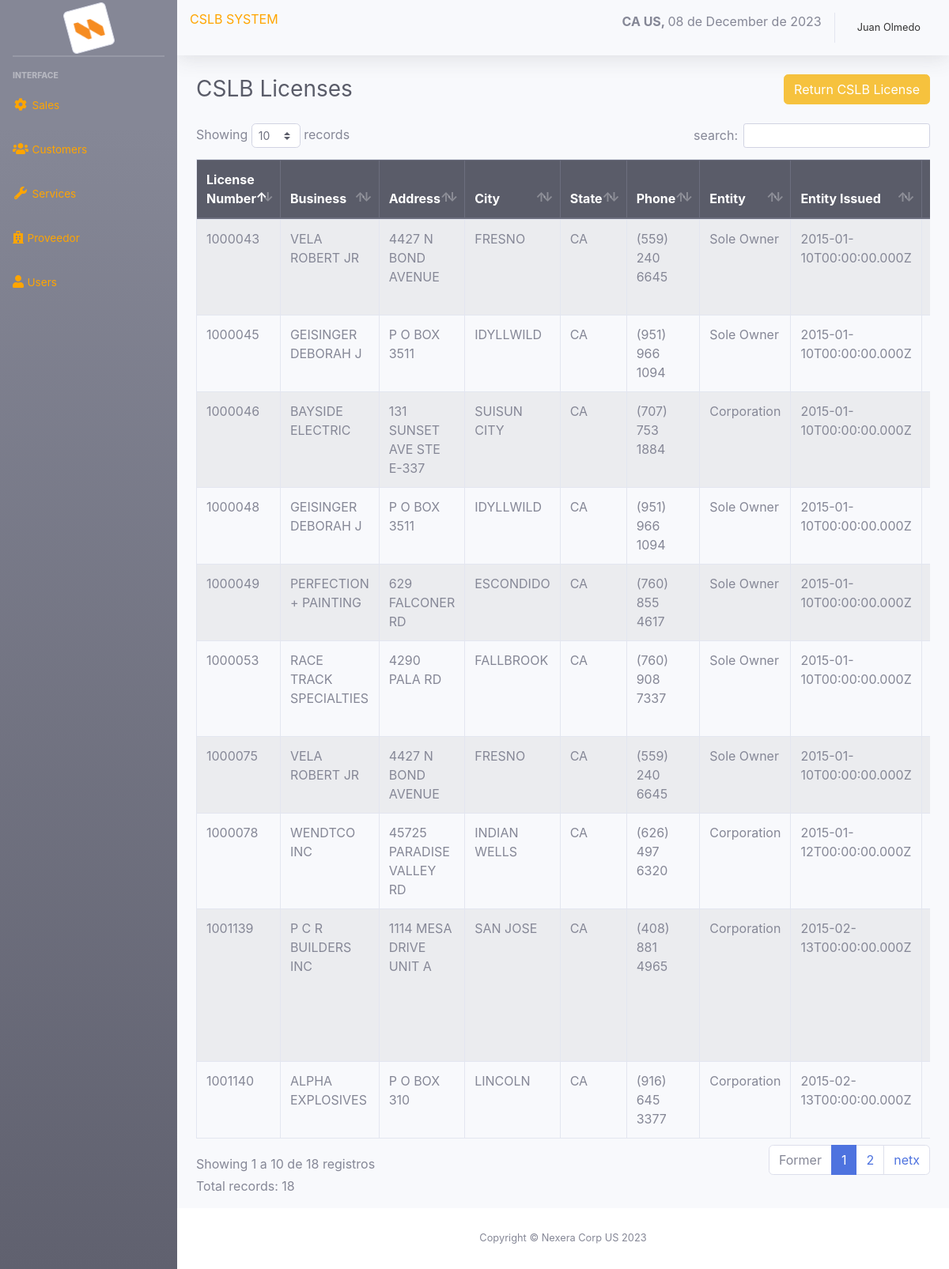
Screenshot of /sistema/cslb_potential.php (signed in) with the database file from the repository.
### tables this page shows
CREATE TABLE `cslb_data` (
  `id` int(11) NOT NULL,
  `numero_licencia` int(11) NOT NULL,
  `business` varchar(255) NOT NULL,
  `address` varchar(255) NOT NULL,
  `city` varchar(255) NOT NULL,
  `state` varchar(255) NOT NULL,
  `zip` int(11) NOT NULL,
  `phone` varchar(20) NOT NULL,
  `entity` varchar(255) NOT NULL,
  `entity_issued` varchar(255) NOT NULL,
  `entity_expire` varchar(255) NOT NULL,
  `classifications` varchar(255) NOT NULL,
  `workers_comp` varchar(255) NOT NULL,
  `status` varchar(255) NOT NULL,
  `effective_date` varchar(255) NOT NULL,
  `expire_date` varchar(255) NOT NULL,
  `ceo_primary` varchar(255) NOT NULL,
  `holder_type` varchar(255) NOT NULL,
  `notes` text DEFAULT NULL,
  `created_at` timestamp NOT NULL DEFAULT current_timestamp()
);

### sistema/includes/functions.php (called while the page is built, shortened)
<?php
	function fechaPeru(){
		$meses = array("", "January", "February", "March", "April", "May", "June", "July", "August", "September", "October", "November", "December");
		return date('d')." de ". $meses[date('n')] . " de " . date('Y');
	}
?>

### sistema/cslb_potential.php (the view, shortened to what this page needs)
<?php include_once "includes/header.php"; ?>
<div class="container-fluid">
    <div class="d-sm-flex align-items-center justify-content-between mb-4">
        <h1 class="h3 mb-0 text-gray-800">CSLB Licenses</h1>
        <a href="cslb_ca.gov.php" class="btn btn-warning">Return CSLB License</a>
    </div>
    <div class="row">
        <div class="col-lg-12">
            <div class="table-responsive">
                <table class="table table-striped table-bordered" id="table">
                    <thead class="thead-dark">
                        <tr>
                            <th>License Number</th>
                            <th>Business</th>
                            <th>Address</th>
                            <th>City</th>
                            <th>State</th>
                            <th>Phone</th>
                            <th>Entity</th>
                            <th>Entity Issued</th>
                            <th>Entity Expire</th>
                        </tr>
                    </thead>
                    <tbody>
                        <?php
                        include "../conexion.php";
                        $query = mysqli_query($conexion, "SELECT * FROM cslb_data");
                        $result = mysqli_num_rows($query);
                        if ($result > 0) {
                            while ($data = mysqli_fetch_assoc($query)) {
                                ?>
                                <tr>
                                    <td><?php echo $data['numero_licencia']; ?></td>
                                    <td><?php echo $data['business']; ?></td>
                                    <td><?php echo $data['address']; ?></td>
                                    <td><?php echo $data['city']; ?></td>
                                    <td><?php echo $data['state']; ?></td>
                                    <td><?php echo $data['phone']; ?></td>
                                    <td><?php echo $data['entity']; ?></td>
                                    <td><?php echo $data['entity_issued']; ?></td>
                                    <td><?php echo $data['entity_expire']; ?></td>
                                </tr>
                            <?php }
                        } ?>
                    </tbody>
                </table>
            </div>
            <?php if ($result > 5) { ?>
                <p>Total records: <?php echo $result; ?></p>
            <?php } ?>
        </div>
    </div>
</div>
</div>
<?php include_once "includes/footer.php"; ?>

### sistema/includes/header.php (shortened to what this page needs)
<?php
include "includes/functions.php";
?>
<!DOCTYPE html>
<html lang="en">
<head>
	<link href="css/sb-admin-2.min.css" rel="stylesheet">
	<link rel="stylesheet" href="css/dataTables.bootstrap4.min.css">
</head>
<body id="page-top">
	<div id="wrapper">
		<?php include_once "includes/menu.php"; ?>
		<div id="content-wrapper" class="d-flex flex-column">
			<div id="content">
				<nav class="navbar navbar-expand navbar-light bg-light text-black topbar mb-4 static-top shadow">
					<div class="input-group">
						<h6 style="color: orange;">CSLB SYSTEM</h6>
						<p class="ml-auto"><strong>CA US, </strong><?php echo fechaPeru(); ?></p>
					</div>
					<ul class="navbar-nav ml-auto">
						<li class="nav-item dropdown no-arrow">
							<a class="nav-link dropdown-toggle" href="#" id="userDropdown" role="button" data-toggle="dropdown" aria-haspopup="true" aria-expanded="false">
								<span class="mr-2 d-none d-lg-inline small text-black" style="color: #333;"><?php echo $_SESSION['nombre']; ?></span>
							</a>
						</li>
					</ul>
				</nav>

### sistema/includes/menu.php (shortened to what this page needs)
<ul class="navbar-nav bg-gradient-secondary sidebar sidebar-dark accordion" id="accordionSidebar">
    <a class="sidebar-brand d-flex align-items-center justify-content-center" href="index.php">
		<div class="sidebar-brand-icon rotate-n-15">
			<img src="img/logo2.png" class="img-thumbnail">
		</div>
	</a>
    <hr class="sidebar-divider my-0">
    <hr class="sidebar-divider">
    <div class="sidebar-heading">
        Interface
    </div>
    <li class="nav-item">
        <a class="nav-link collapsed" href="#" data-toggle="collapse" data-target="#collapseTwo" aria-expanded="true" aria-controls="collapseTwo">
            <i class="fas fa-fw fa-cog" style="color: orange;"></i>
            <span style="color: orange;">Sales</span>
        </a>
    </li>
    <?php if ($_SESSION['rol'] != 2) { ?>
        <li class="nav-item">
            <a class="nav-link collapsed" href="#" data-toggle="collapse" data-target="#collapseClientes" aria-expanded="true" aria-controls="collapseUtilities">
                <i class="fas fa-users" style="color: orange;"></i>
                <span style="color: orange;">Customers</span>
            </a>
        </li>
    <?php } ?>
    <?php if ($_SESSION['rol'] == 1) { ?>
        <li class="nav-item">
            <a class="nav-link collapsed" href="#" data-toggle="collapse" data-target="#collapseUtilities" aria-expanded="true" aria-controls="collapseUtilities">
                <i class="fas fa-fw fa-wrench" style="color: orange;"></i>
                <span style="color: orange;">Services</span>
            </a>
        </li>
        <li class="nav-item">
            <a class="nav-link collapsed" href="#" data-toggle="collapse" data-target="#collapseProveedor" aria-expanded="true" aria-controls="collapseUtilities">
                <i class="fas fa-hospital" style="color: orange;"></i>
                <span style="color: orange;">Proveedor</span>
            </a>
        </li>
        <li class="nav-item">
            <a class="nav-link collapsed" href="#" data-toggle="collapse" data-target="#collapseUsuarios" aria-expanded="true" aria-controls="collapseUtilities">
                <i class="fas fa-user" style="color: orange;"></i>
                <span style="color: orange;">Users</span>
            </a>
        </li>
    <?php } ?>
</ul>

### sistema/includes/footer.php (shortened to what this page needs)
<footer class="sticky-footer bg-white">
  <div class="container my-auto">
    <div class="copyright text-center my-auto">
      <span>Copyright &copy; Nexera Corp US <?php echo date("Y"); ?></span>
    </div>
  </div>
</footer>
</div>
</div>
</body>
</html>

### rows the page displays
cslb_data: numero_licencia "1000043", business "VELA ROBERT JR", address "4427 N BOND AVENUE", city "FRESNO", state "CA", phone "(559) 240 6645", entity "Sole Owner", entity_issued "2015-01-10T00:00:00.000Z"
cslb_data: numero_licencia "1000045", business "GEISINGER DEBORAH J", address "P O BOX 3511", city "IDYLLWILD", state "CA", phone "(951) 966 1094", entity "Sole Owner", entity_issued "2015-01-10T00:00:00.000Z"
cslb_data: numero_licencia "1000048", business "GEISINGER DEBORAH J", address "P O BOX 3511", city "IDYLLWILD", state "CA", phone "(951) 966 1094", entity "Sole Owner", entity_issued "2015-01-10T00:00:00.000Z"
cslb_data: numero_licencia "1000046", business "BAYSIDE ELECTRIC", address "131 SUNSET AVE STE E-337", city "SUISUN CITY", state "CA", phone "(707) 753 1884", entity "Corporation", entity_issued "2015-01-10T00:00:00.000Z"
cslb_data: numero_licencia "1000049", business "PERFECTION + PAINTING", address "629 FALCONER RD", city "ESCONDIDO", state "CA", phone "(760) 855 4617", entity "Sole Owner", entity_issued "2015-01-10T00:00:00.000Z"
cslb_data: numero_licencia "1000075", business "VELA ROBERT JR", address "4427 N BOND AVENUE", city "FRESNO", state "CA", phone "(559) 240 6645", entity "Sole Owner", entity_issued "2015-01-10T00:00:00.000Z"
cslb_data: numero_licencia "1001139", business "P C R BUILDERS INC", address "1114 MESA DRIVE UNIT A", city "SAN JOSE", state "CA", phone "(408) 881 4965", entity "Corporation", entity_issued "2015-02-13T00:00:00.000Z"
cslb_data: numero_licencia "1000053", business "RACE TRACK SPECIALTIES", address "4290 PALA RD", city "FALLBROOK", state "CA", phone "(760) 908 7337", entity "Sole Owner", entity_issued "2015-01-10T00:00:00.000Z"
cslb_data: numero_licencia "1000078", business "WENDTCO INC", address "45725 PARADISE VALLEY RD", city "INDIAN WELLS", state "CA", phone "(626) 497 6320", entity "Corporation", entity_issued "2015-01-12T00:00:00.000Z"
cslb_data: numero_licencia "1001140", business "ALPHA EXPLOSIVES", address "P O BOX 310", city "LINCOLN", state "CA", phone "(916) 645 3377", entity "Corporation", entity_issued "2015-02-13T00:00:00.000Z"

### other values shown
fechaPeru() "08 de December de 2023"
$_SESSION['nombre'] "Juan Olmedo"
$result "18"
